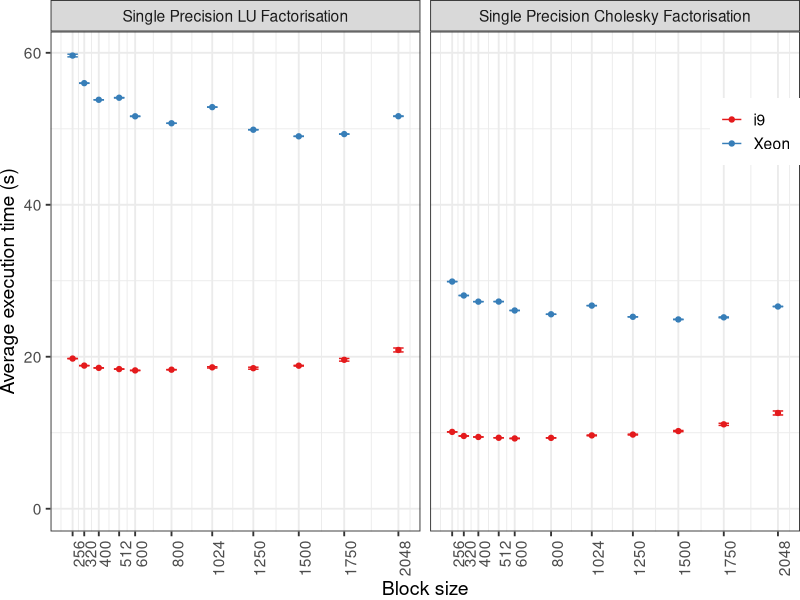

Write R code to recreate this figure.
library(ggplot2)
library(dplyr)

xeon_getrf <- read.csv('../outputs/xeon_performance/getrf_cpu.csv', sep=";", header=TRUE) |> select(Function, nb, time)
xeon_potrf <- read.csv('../outputs/xeon_performance/potrf_cpu.csv', sep=";", header=TRUE) |> select(Function, nb, time)

i9_getrf <- read.csv('../outputs/i9_performance/getrf_cpu.csv', sep=";", header=TRUE) |> select(Function, threads, nb, time) |> filter(threads == 24)
i9_potrf <- read.csv('../outputs/i9_performance/potrf_cpu.csv', sep=";", header=TRUE) |> select(Function, threads, nb, time) |> filter(threads == 24)

# ignore worst case
xeon <- bind_rows(xeon_getrf |> group_by(nb) |> arrange(time) |> slice(0:(n()-1)) |> ungroup(),
                  xeon_potrf |> group_by(nb) |> arrange(time) |> slice(0:(n()-1)) |> ungroup())
xeon$cpu = 'Xeon'

i9 <- bind_rows(i9_getrf |> group_by(nb) |> arrange(time) |> slice(0:(n()-1)) |> ungroup(),
                i9_potrf |> group_by(nb) |> arrange(time) |> slice(0:(n()-1)) |> ungroup())
i9$cpu = 'i9'

df <- bind_rows(xeon, i9)


label_func <- c('Single Precision LU Factorisation', 'Single Precision Cholesky Factorisation')
names(label_func) <- c('sgetrf_nopiv', 'spotrf')

meu_estilo <- function() {
    list(
        theme_bw(base_size = 14),
        theme(
            legend.title = element_blank(),
            plot.margin = unit(c(0, 0, 0, 0), "cm"),
            legend.spacing = unit(1, "mm"),
            legend.position = "inside",
            legend.position.inside = c(0.88,0.8),
            legend.justification = "left",
            legend.box.spacing = unit(0, "pt"),
            legend.box.margin = margin(0, 0, 0, 0),
            axis.text.x = element_text(angle=90, vjust=1, hjust=1)    
        ))
}

df |>
    filter(nb > 128) |>
    group_by(Function, nb, cpu) |>
    summarize(count = n(), avg_t = mean(time), sd = sd(time)) |>
    ggplot(aes(color = cpu, x = nb, y = avg_t,
               ymin = avg_t - sd,
               ymax = avg_t + sd,
               )) +
    geom_point() +
    geom_errorbar() +
    ylim(0, NA) +
    labs(x="Block size", y="Average execution time (s)", color="Operation") +
    scale_x_continuous(breaks=unique(df$nb)) +
    meu_estilo() +
    facet_wrap(~Function, labeller=labeller(Function=label_func)) +
    scale_colour_brewer(palette="Set1") -> plot

ggsave("cpu_only.pdf", width=10, height=4, plot)
